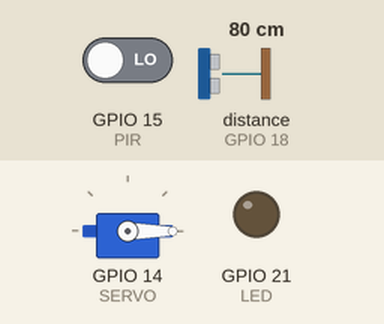
This program was run on a simulated Raspberry Pi (BCM pin numbers). On the bench: servo, output pins drawn as LEDs (lit = HIGH). Inputs (shaded band) come from the test bench; at power-on: distance to the obstacle (sensor on GPIO 18) 80 cm, GPIO 15 (PIR) LOW. The echo pulse lasts 58.3 µs per cm; databases and web services accept everything at once and return nothing; web requests get an empty 200 reply after 0.4 s; servo angles are drawn from the pulse width (0.5 ms = 0°, 2.5 ms = 180°); the clock reads 2024-03-15 10:24:30 at power-on unless the program sets it; pins used as bus, display or sensor lines are not drawn; what the program prints to the terminal is not drawn.

Above: at 2.2 s.
2.3 s: distance to the obstacle (sensor on GPIO 18) set to 12 cm
6.6 s: distance to the obstacle (sensor on GPIO 18) set to 9 cm
At 8.4 s:
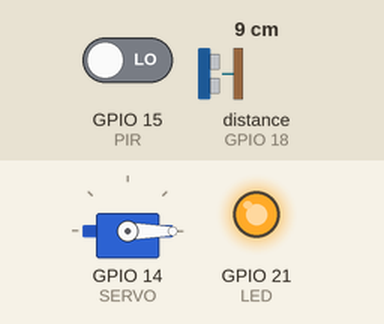
10.9 s: GPIO 15 (PIR) driven HIGH
At 12.2 s:
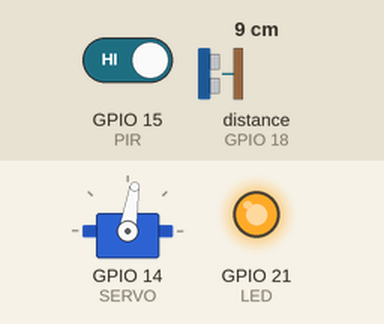
15.2 s: distance to the obstacle (sensor on GPIO 18) set to 18 cm
At 16.9 s:
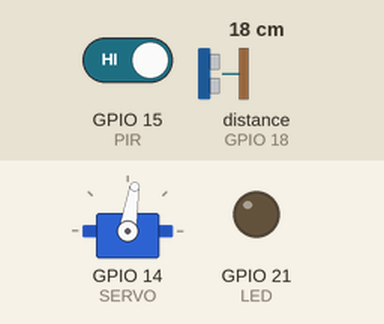
19.5 s: distance to the obstacle (sensor on GPIO 18) set to 2 cm
At 23.4 s:
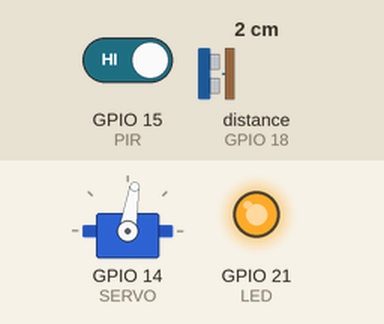
23.9 s: distance to the obstacle (sensor on GPIO 18) set to 35 cm
At 26.2 s:
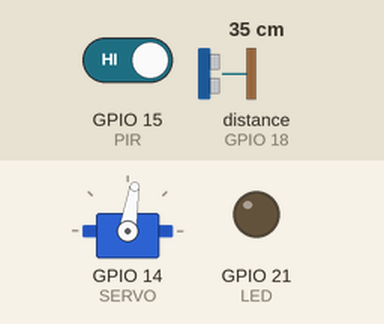
Timing chart, 0 to 27.7 s (numbered marks = the images above; inputs shaded):
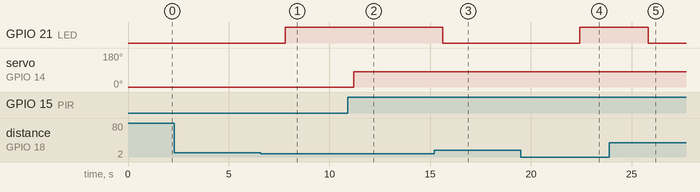

The program:

mess_allint.py
```python
import RPi.GPIO as GPIO
import time
import requests
from twilio.rest import Client

# Set GPIO Mode
GPIO.setmode(GPIO.BCM)

# Define GPIO Pins
TRIG = 17        # Ultrasonic Trigger
ECHO = 18        # Ultrasonic Echo
SERVO = 14       # Servo Motor
PIR = 15         # PIR Motion Sensor
LED = 21         # LED Indicator

# API Endpoint (Replace with your actual backend IP)
API_URL = "http://130.1.20.165:5000/api/update_distance"

# Twilio Credentials (Replace with your own)
TWILIO_SID = "xxxxxxxxxxxxxxxxxxxxxxxxxxxxxxxxxx"
TWILIO_AUTH_TOKEN = "xxxxxxxxxxxxxxxxxxxxxxxxxxxxxx"
TWILIO_PHONE = "xxxxxxxxxx"  # Your Twilio phone number
USER_PHONE = "xxxxxxxxxx"    # User’s phone number

# Setup GPIO Pins
GPIO.setup(TRIG, GPIO.OUT)
GPIO.setup(ECHO, GPIO.IN)
GPIO.setup(SERVO, GPIO.OUT)
GPIO.setup(PIR, GPIO.IN)
GPIO.setup(LED, GPIO.OUT)

# Setup Servo Motor
pwm = GPIO.PWM(SERVO, 50)  # Set PWM frequency to 50Hz
pwm.start(0)  # Start PWM with a 0% duty cycle

# Variable to track if an alert has been sent
alert_sent = False

def set_angle(angle):
    """Move servo to a specific angle."""
    duty = (angle / 18) + 2
    pwm.ChangeDutyCycle(duty)
    time.sleep(1)
    pwm.ChangeDutyCycle(0)

def get_distance():
    """Measure distance using Ultrasonic Sensor."""
    GPIO.output(TRIG, True)
    time.sleep(0.00001)
    GPIO.output(TRIG, False)

    pulse_start = time.time()
    pulse_end = time.time()

    # Wait for Echo response
    while GPIO.input(ECHO) == 0:
        pulse_start = time.time()
    while GPIO.input(ECHO) == 1:
        pulse_end = time.time()

    # Calculate distance
    pulse_duration = pulse_end - pulse_start
    distance = (pulse_duration * 34300) / 2  # Convert to cm

    return round(distance, 2)

def send_data(distance):
    """Send distance data to FastAPI backend."""
    data = {"distance": distance}
    try:
        response = requests.post(API_URL, json=data, timeout=5)
        print("📡 Server Response:", response.text)
    except requests.exceptions.RequestException as e:
        print("❌ Error sending data:", e)

def send_sms_alert():
    """Send an SMS alert when the bin is 90% full."""
    global alert_sent

    if alert_sent:
        print("⚠️ Alert already sent! No duplicate SMS.")
        return

    try:
        client = Client(TWILIO_SID, TWILIO_AUTH_TOKEN)
        message = client.messages.create(
            body="🚨 Garbage Alert: Bin is 90% Full! Please take action.",
            from_=TWILIO_PHONE,
            to=USER_PHONE
        )
        print("📩 SMS sent successfully! Message SID:", message.sid)
        alert_sent = True  # Prevent sending duplicate alerts

    except Exception as e:
        print("❌ Error sending SMS:", e)

def check_garbage():
    """Check bin fill level and send an SMS alert when full."""
    global alert_sent

    distance = get_distance()
    print(f"📏 Bin Distance: {distance} cm")

    if distance < 10:  # If bin is 90% full
        GPIO.output(LED, GPIO.HIGH)
        print("⚠️ ALERT: Bin is FULL!")
        send_sms_alert()  # Send SMS alert
    else:
        GPIO.output(LED, GPIO.LOW)
        print("✅ Bin has space.")
        alert_sent = False  # Reset alert when bin is emptied

    return distance

# Initialize Servo Position (Closed)
set_angle(0)

try:
    print("🚀 System Ready... Waiting for Motion & Distance Updates")
    last_motion_state = False  # Track motion state to avoid unnecessary movements

    while True:
        # PIR Motion Detection (Open Lid on Motion)
        if GPIO.input(PIR):  # Motion detected
            if not last_motion_state:
                print("🚶 Motion Detected! Opening Bin")
                set_angle(90)  # Open Bin Lid
                last_motion_state = True
        else:  # No Motion
            if last_motion_state:
                print("🔒 No Motion! Closing Bin")
                set_angle(0)  # Close Bin Lid
                last_motion_state = False

        # Check Bin Fill Level
        distance = check_garbage()
        send_data(distance)  # Send distance to cloud

        time.sleep(3)  # Delay to avoid excessive API calls

except KeyboardInterrupt:
    print("\n🛑 Stopping System...")

finally:
    pwm.stop()
    GPIO.cleanup()
```

Measured:
- the behaviour switches between 11 and 10 cm on distance to the obstacle (sensor on GPIO 18) (found by bisection; images 0 and 1)
- after the input at 2.3 s, every drawn part: stays the same
- after the input at 6.6 s, GPIO 21 (LED): LOW → HIGH after 1.2 s
- after the input at 10.9 s, servo on GPIO 14 (SERVO): 0° → 81° after 0.31 s
- after the input at 15.2 s, GPIO 21 (LED): HIGH → LOW after 0.42 s
- after the input at 19.5 s, GPIO 21 (LED): LOW → HIGH after 2.9 s
- after the input at 23.9 s, GPIO 21 (LED): HIGH → LOW after 1.9 s
